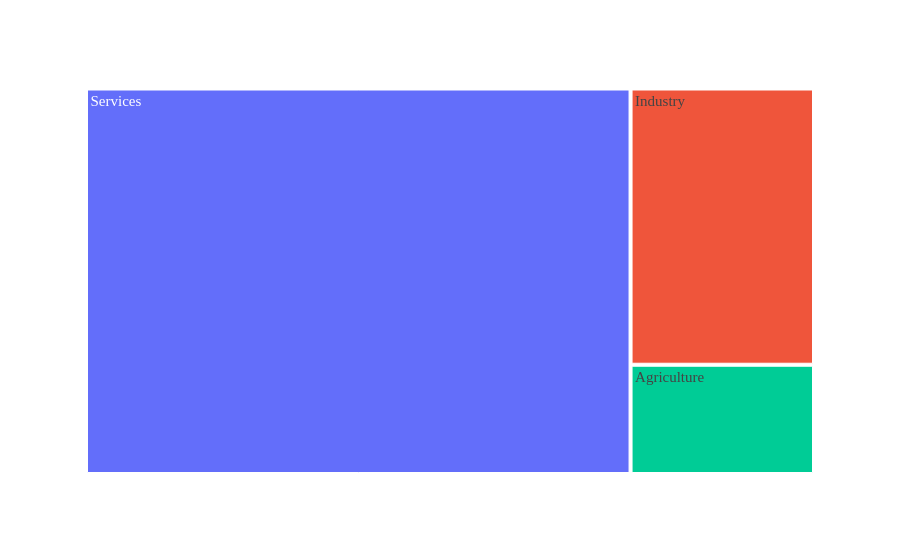

The notebook cell saved with this chart:
### Code cell
fig = iot.plot(
    data=gdp,
    kind="treemap",
    preset=None,
    y="GDP",
    path_columns=["Sector"],
    auto_open=False,
    path=False,
)
fig

### Figure 1 — Plotly figure (JSON) as saved in the notebook; plotly's stock layout.template omitted (floating-point values rounded to 4 significant figures)
{"data": [{"branchvalues": "total", "domain": {"x": [0, 1], "y": [0, 1]}, "hovertemplate": "labels=%{label}<br>GDP=%{value}<br>parent=%{parent}<br>id=%{id}<extra></extra>", "ids": ["Agriculture", "Industry", "Services"], "labels": ["Agriculture", "Industry", "Services"], "name": "", "parents": ["", "", ""], "type": "treemap", "values": [6062000.0, 15330000.0, 63490000.0]}], "layout": {"font": {"family": "Verdana", "size": 15}, "legend": {"tracegroupgap": 0}, "margin": {"t": 60}}}
